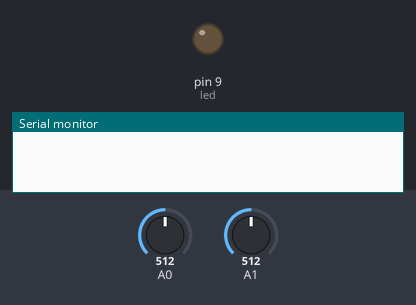
The program below on a simulated Arduino Uno, built with avr-gcc and run on an emulated ATmega328P. Shown: output pins drawn as LEDs (lit = HIGH), the last lines printed to the serial monitor. Inputs (shaded band) come from the test bench; at power-on: A0 = 512, A1 = 512.

Above: at 2.5 s.
At 7.5 s:
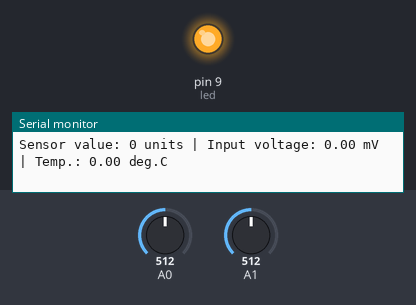
Timing chart, 0 to 13.0 s (numbered marks = the images above):
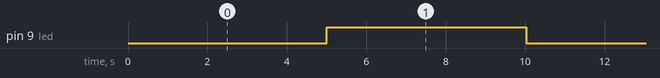

The program:

main.cpp
```cpp
#include <Arduino.h>

int led = 9;
int flag = 0;
int sensorValue1 = 0;
int sensorValue2 = 0;
int finalValue = 0;
float temperature = 0.0;
float inputVoltage = 0.0;

void setup() {
  Serial.begin(9600);

  pinMode(led, OUTPUT);
  pinMode(A0, INPUT);
  pinMode(A1, INPUT);
}

void loop() {

   // Alternate LED on-off, just to show it's working
   if (flag == 1) {
    digitalWrite(led, HIGH);
    flag = 0;
  }
  else {
    digitalWrite(led, LOW);
    flag = 1;
  }

  // Average 10 readings of the sensor inputs
  sensorValue1 = 0;

  for (int i=0; i<10; i++) {
    sensorValue1 += analogRead(A0);
    sensorValue2 += analogRead(A1);
    finalValue = sensorValue1 - sensorValue2;
    delay (500);
  }

  finalValue /= 10;

  Serial.print ("Sensor value: ");
  Serial.print (finalValue);
  Serial.print (" units | ");

  // Convert ADC input into voltage
  inputVoltage = finalValue * (5.0/1023) * 1000; // input voltage in mV

  Serial.print ("Input voltage: ");
  Serial.print (inputVoltage);
  Serial.print (" mV | ");

  // Convert to temperature using LM35 linear relation
  temperature = inputVoltage / 10;

  // Alternative method? Linear relation between temp. and voltage
  // 5 V = 150 oC, 0 V = 2 oC, slope = (150-2)/(5-0) = 29.6 and intercept = 2.0
  // temperature = (29.6 * inputVoltage) + 2;

  Serial.print ("Temp.: ");
  Serial.print (temperature);
  Serial.print (" deg.C");

  Serial.println();
}
```

Measured:
- by itself, pin 9 (led): alternates HIGH for 5.0 s and LOW for 5.0 s
